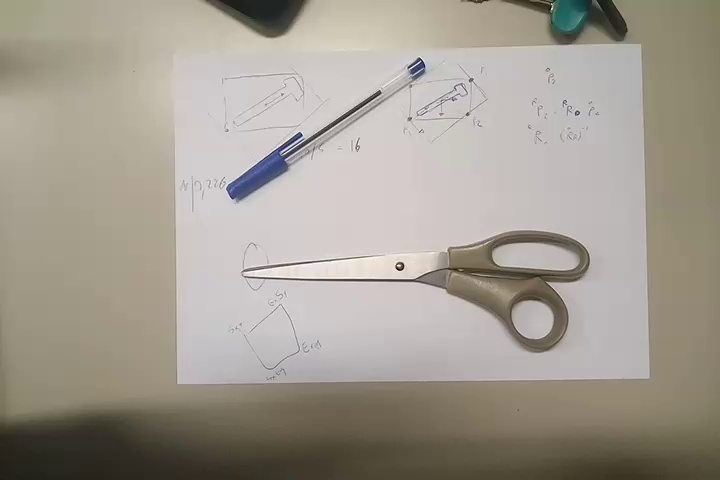
#> input picture Flowbeling/sample_sequence/frame_00000.jpg, 720 x 480 px
$ python loop_labeler2.py --folder ../Flowbeling/sample_sequence
#> lines starting #> are read from the running program, lines starting #| are printed output that depends on the picture; after the words box and inside, x2 and y2 are one past the last pixel; in counts of white or black regions, pixels touching at a corner belong together
### Loop_modified/loop.py
#!/usr/bin/env python
# -*- encoding: utf-8 -*-

import numpy as np
import os
import json
import sys
import cv2
import glob
import math
import random
import shutil
from dicttoxml import dicttoxml
import xml.etree.ElementTree as ET
import xml.dom.minidom as minidom
from xml.etree import ElementTree
from PIL import ImageFont, ImageDraw


class Score(object):

    # [63 lines left out: functions __init__, precision, recall, fscore, avgIOU, avgOIOU and 3 more, not called in this run]


class AngleDiscretization(object):

    def __init__(self):
        self.classes_size = 0


class AngleDiscretizationExp8(AngleDiscretization):

    # [20 lines left out: functions __init__, getLabelByAngle, getAngleAndArc, not called in this run]


class DARKENTUtils(object):

    # [83 lines left out: functions convertSimpleClassList, convertInstanceForAngleClassification2String, convertImageAnnotationsForAngleClassification2String, exportAnnotationToDarknetDatasetForAngleClassification, not called in this run]


class VOCUtils(object):

    # [96 lines left out: functions convertInstanceForAngleClassification2DICT, convertImageAnnotationsForAngleClassification2XML, saveXMLToFile, exportAnnotationToVocDatasetForAngleClassification, not called in this run]


class ImageUtils(object):
    # [22 lines left out: function sub_image, not called in this run]

    @staticmethod
    def drawText(image, point, text, scale=1, padding=5, thickness=1, color=(33, 33, 33), bg=(59, 235, 255)):
        font_scale = scale
        font = cv2.FONT_HERSHEY_PLAIN
        (text_width, text_height) = cv2.getTextSize(text, font, fontScale=font_scale, thickness=thickness)[0]
        box_coords = ((point[0], point[1]), (point[0] + text_width + padding*2, point[1] - text_height - padding*2))
        cv2.rectangle(image, box_coords[0], box_coords[1], bg, cv2.FILLED)
        cv2.putText(image, text, (point[0]+padding, point[1]-padding), font, fontScale=font_scale, color=color, thickness=thickness)


class DatasetManifest(object):

    # [29 lines left out: functions __init__, getPurgedList, not called in this run]

    def getClassMap(self):
        return self.classmap

    def getLabels(self):
        return sorted(self.classmap.keys())

    # [17 lines left out: functions getName, getRatio, getLabel, not called in this run]


class InstanceSet(list):

    def __init__(self, instances):
        self.instances = instances

    # [6 lines left out: function countLabel, not called in this run]

    def data(self):
        return self.instances


class Instance(object):
    MAX_IOU_CANVAS_SIZE = 4000

    # [19 lines left out: function __init__, not called in this run]

    def getDirection(self):
        return self.direction

    # [9 lines left out: function angle, not called in this run]

    def ratio(self):
        return np.linalg.norm(self.x_axis) / np.linalg.norm(self.y_axis)

    def center(self):
        c = np.sum(self.points, axis=0)
        return c / 4.0

    # [118 lines left out: functions size, bboxSize, buildBoundingBox, draw, draw2, toString and 2 more, not called in this run]

    def computeALIGN(self, other):
        return max(0, np.dot(self.getDirection(), other.getDirection()))

    # [147 lines left out: functions fromString, findMostSimilarInstance, convertInstancesToRowString, parseRowString, generateUnrotatedInstance, generateRotatedInstance, not called in this run]

    def __repr__(self):
        return "Instance({},{:.2f},{:.2f})".format(self.label, self.angle(), self.score)


class ImageAnnotation(object):

    # [28 lines left out: functions __init__, getImageExtension, not called in this run]

    def getInstances(self):
        return self.instances

    def getAnnotationPath(self):
        return self.annotation_path

    def getImagePath(self):
        return self.image_path

    def getBasename(self):
        return os.path.basename(self.getImagePath())

    # [4 lines left out: function setDatasetManifest, not called in this run]

    def loadImage(self):
        return cv2.imread(self.image_path)

    def draw(self, image):
        for a in self.instances:
            a.draw(image)

    # [22 lines left out: function buildCopy, not called in this run]


class DatasetOptions(object):

    def __init__(self):
        self.image_extension = 'jpg'
        self.annotation_extension = 'npy'
        self.auto_load_images = False


class DatasetScene(object):

    # [14 lines left out: function __init__, not called in this run]


    def getImageAnnotations(self):
        self.loadAnnotations()
        return self.image_annotations

    # [18 lines left out: function loadAnnotations, not called in this run]

    def size(self):
        self.loadAnnotations()
        return len(self.image_annotations)

    # [30 lines left out: functions getImageAnnotation, extractSample, not called in this run]


class Dataset(object):

    # [23 lines left out: functions __init__, loadScenes, getSceneByName, not called in this run]

    def getDatasetManifest(self):
        return self.dataset_manifest

    # [66 lines left out: functions generateInstanceFromClassification, loadDataFromFile, printProgressBar, not called in this run]


class InteractiveWindowKeys(object):
    KEY_ARROW_LEFT = 81
    KEY_ARROW_RIGHT = 83


class InteractiveWindow(object):
    EVENT_DRAWING = "EVENT_DRAWING"
    EVENT_CLEARING = "EVENT_CLEARING"
    EVENT_MOUSEDOWN = "EVENT_MOUSEDOWN"
    EVENT_MOUSEUP = "EVENT_MOUSEUP"
    EVENT_MOUSEMOVE = "EVENT_MOUSEMOVE"
    EVENT_QUIT = "EVENT_QUIT"
    EVENT_KEYDOWN = "EVENT_KEYDOWN"

    def __init__(self, name, autoexit=False):
        self.name = name
        cv2.namedWindow(self.name, cv2.WINDOW_NORMAL)
        cv2.setMouseCallback(self.name, self.mouseCallback)

        self.drawing = {
            'status': False,
            'start': None
        }
        self.drawing_start_position = None
        self.clearing = False
        self.callbacks = []
        self.callbacks_map = {}
        self.autoexit = autoexit

    # [36 lines left out: functions startDrawing, mouseCallback, not called in this run]

    def showImg(self, img=np.zeros((500, 500)), time=0, disable_keys=False):
        # res = cv2.resize(img, None, fx=2, fy=2, interpolation=cv2.INTER_CUBIC)
        cv2.imshow(self.name, img)
        if time >= 0:
            c = cv2.waitKey(time)
            if disable_keys:
                return
            # print "CH", c
            c = c & 255
            if c != 255:
                self.fireEvent(InteractiveWindow.EVENT_KEYDOWN, (chr(c), c))
                if c == 113:
                    self.fireEvent(InteractiveWindow.EVENT_QUIT, None)
                    if self.autoexit:
                        sys.exit(0)
            return c
        return -1

    def fireEvent(self, evt, data):
        for c in self.callbacks:
            c(evt, data)
        for event, cbs in self.callbacks_map.items():
            if event == evt:
                for cb in cbs:
                    cb(data)

    def registerCallback(self, callback, event=None):
        if event is None:
            self.callbacks.append(callback)
        else:
            if event not in self.callbacks_map:
                self.callbacks_map[event] = []
            self.callbacks_map[event].append(callback)

    # [6 lines left out: function removeCallback, not called in this run]

### Loop_modified/loop_labeler2.py
import numpy as np
import cv2

import sys
import glob
import os
import argparse
import loop
from loop import InteractiveWindow
import numpy as np
class_names = [
    'singleObject'
]

current_class_index = 0
polygons_map = {}
polygons_flow_map = {}
for name in class_names:
    polygons_map[name] = None
    polygons_flow_map[name] = []


current_image = None
current_polygon = None

orb = cv2.ORB_create(50)


# [11 lines left out: function storeData, not called in this run]


def computePolygonHomography(img1, img2, compute_affine=False, whole_mask=True, debug=False):

    if whole_mask:
        mask = np.ones((img1.shape[0], img1.shape[1]), dtype=np.uint8) * 255
    else:
        mask = np.zeros((img1.shape[0], img1.shape[1]), dtype=np.uint8)
        cv2.fillPoly(mask, [polygon1.astype(int)], (255))

    # find the keypoints and descriptors with SIFT
    kp1, des1 = orb.detectAndCompute(img1, mask)
    kp2, des2 = orb.detectAndCompute(img2, None)

    if debug:
        out1 = img1.copy()
        out1 = cv2.drawKeypoints(img1, kp1, out1)
        out2 = img2.copy()
        out2 = cv2.drawKeypoints(img2, kp2, out2)
        out = np.vstack((out1, out2))
        h, w = out.shape[:2]
        out = cv2.resize(out, (int(w * 0.5), int(h * 0.5)),
                         interpolation=cv2.INTER_CUBIC)
        cv2.imshow("mask", out)
        # cv2.waitKey(0)

    # create BFMatcher object
    bf = cv2.BFMatcher(cv2.NORM_HAMMING, crossCheck=True)

    # Match descriptors.
    matches = bf.match(des1, des2)

    # Sort them in the order of their distance.
    matches = sorted(matches, key=lambda x: x.distance)

    good = matches
    src_pts = np.float32([kp1[m.queryIdx].pt for m in good]).reshape(-1, 1, 2)
    dst_pts = np.float32([kp2[m.trainIdx].pt for m in good]).reshape(-1, 1, 2)

    if compute_affine:
        M, mask = cv2.findHomography(src_pts, dst_pts, cv2.RANSAC, 5.0)
        if M is None:
            return None
    else:
        M = cv2.estimateRigidTransform(src_pts, dst_pts, False)
        if M is None:
            return None
        M = np.vstack((M, np.array([0, 0, 1])))

    return M


# [7 lines left out: function transformPoly, not called in this run]


class PointsBunch(object):

    def __init__(self, max_loop_clousure_dist=10):
        self.points = []
        self.max_loop_clousure_dist = max_loop_clousure_dist
        self.loop_closed = False

    def isValid(self):
        return len(self.points) > 0

    # [15 lines left out: functions checkLoopClosure, addPoint, not called in this run]

    def getPolygon(self):
        return np.array(self.points[0:-1])

    # [12 lines left out: function draw, not called in this run]


class ThreePointsBoxBunch(PointsBunch):
    def __init__(self):
        super(ThreePointsBoxBunch, self).__init__()

    # [32 lines left out: functions addPoint, getPolygon, draw, not called in this run]


# points_bunch = PointsBunch()
points_bunch = ThreePointsBoxBunch()


# [11 lines of commented-out code are left out]


# [35 lines left out: functions mousedown, drawing, reset, not called in this run]


ap = argparse.ArgumentParser("Tracker Labeler")
ap.add_argument("--folder", required=True, help="Imges folder")
ap.add_argument('--blind', dest='blind', action='store_true')
args = vars(ap.parse_args())

f = open("testfile.txt", 'w')

blind = args['blind']
print("Blind mode: ", blind)


# Input
folder = args['folder']
#print(folder)
images = sorted(glob.glob(os.path.join(folder, "*.jpg")))

window = InteractiveWindow("frame")


# First Frame Grab
window.registerCallback(mousedown, event=InteractiveWindow.EVENT_MOUSEDOWN)
window.registerCallback(drawing, event=InteractiveWindow.EVENT_DRAWING)

first_frame = cv2.imread(images[0])
#> first_frame is the input picture: shape (480, 720, 3); mean B, G, R 145.5, 155.9, 162.3
current_image = first_frame.copy()
while True:

    for _, p in polygons_map.items():
        if p is not None:
            print("A " * 10, p.reshape((-1, 1, 2)).astype(int))
            cv2.polylines(current_image, [p.reshape((-1, 1, 2)).astype(int)], True, (0, 255, 255))

    #######################################
    # User Infoes
    #######################################
    current_class_name = class_names[current_class_index]
    class_polygon = polygons_map[current_class_name]
    if class_polygon is None:
        loop.ImageUtils.drawText(current_image, (10, 50), "Draw: {}".format(current_class_name), scale=1, padding=5, thickness=1, color=(255, 255, 255), bg=(0, 0, 255))
    else:
        loop.ImageUtils.drawText(current_image, (10, 50), "{} is OK!".format(current_class_name), scale=1, padding=5, thickness=1, color=(0, 0, 0), bg=(0, 255, 0))

    #######################################
    # Windows update
    #######################################
    c = window.showImg(current_image, 1)
    if c & 0xFF == ord('n'):
        # if points_bunch.isValid():
        #     polygons_map[current_class_name] = points_bunch.getPolygon()
        reset(False)
        current_class_index += 1
        current_class_index = current_class_index % len(class_names)
    if c & 0xFF == ord('q'):
        for name, p in polygons_map.items():
            if p is not None:
                polygons_flow_map[name].append(p)
        break
    if c & 0xFF == ord('c'):
        reset()
    if c & 0xFF == ord('s'):
        sys.exit(0)
#> this loop made 1 pass; (key q is pressed on pass 1)
#> c on pass 1: 113
#> pass 1, in showImg, `cv2.imshow(self.name, img)`:
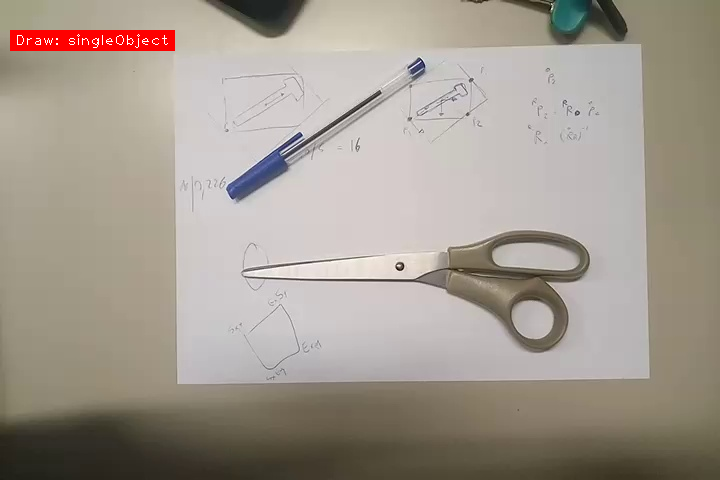
#> window 'frame': shape (480, 720, 3); mean B, G, R 144.2, 154.4, 163.1
#> after the loop, current_class_index = 0

current_index = 1
previous_frame = first_frame.copy()
last_frame = None
# last_polygon = current_polygon.copy()
while(current_index < len(images)):
    # Capture frame-by-frame
    current_image = images[current_index % len(images)]
    current_frame = cv2.imread(current_image)
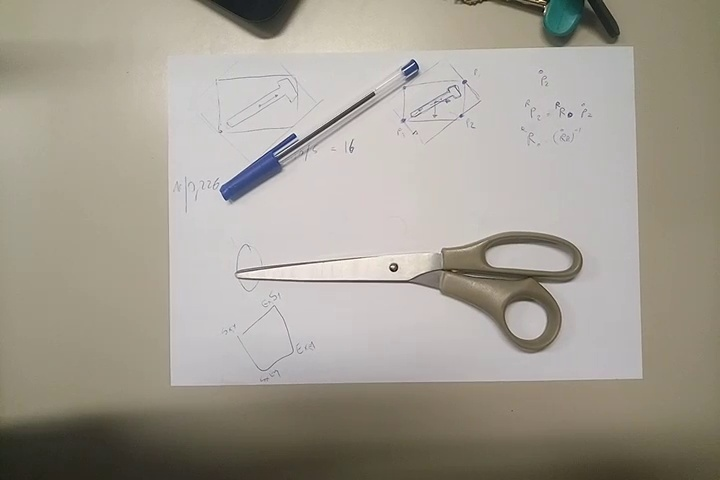
#> input picture Flowbeling/sample_sequence/frame_00001.jpg, 720 x 480 px
#> current_frame is the input picture: shape (480, 720, 3); mean B, G, R 146, 156.5, 161.9

    #######################################
    # Rigid transform
    #######################################
    M = computePolygonHomography(
        previous_frame,
        current_frame,
        compute_affine=False,
        whole_mask=True,
        debug=not blind
    )
#> in computePolygonHomography, `kp1, des1 = orb.detectAndCompute(img1, mask)`: kp1 = 50 keypoints; strongest (x, y, size): (399, 265, 44.6), (396, 267, 31), (398, 265, 37.2), (398, 269, 37.2)
#> in computePolygonHomography, `kp2, des2 = orb.detectAndCompute(img2, None)`: kp2 = 50 keypoints; strongest (x, y, size): (392, 266, 31), (390, 268, 31), (392, 270, 37.2), (393, 271, 31)
#> in computePolygonHomography, `out1 = cv2.drawKeypoints(img1, kp1, out1)`:
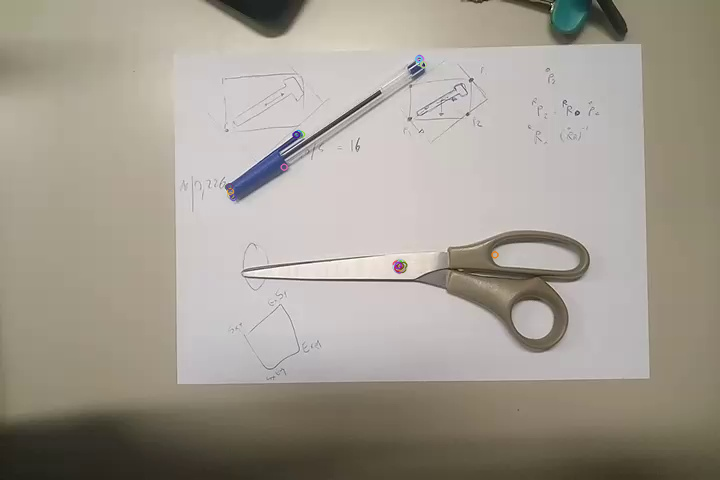
#> out1: shape (480, 720, 3); 0.21% of pixels changed, all inside (x1, y1, x2, y2) = (224, 54, 500, 275)
#> in computePolygonHomography, `out2 = cv2.drawKeypoints(img2, kp2, out2)`:
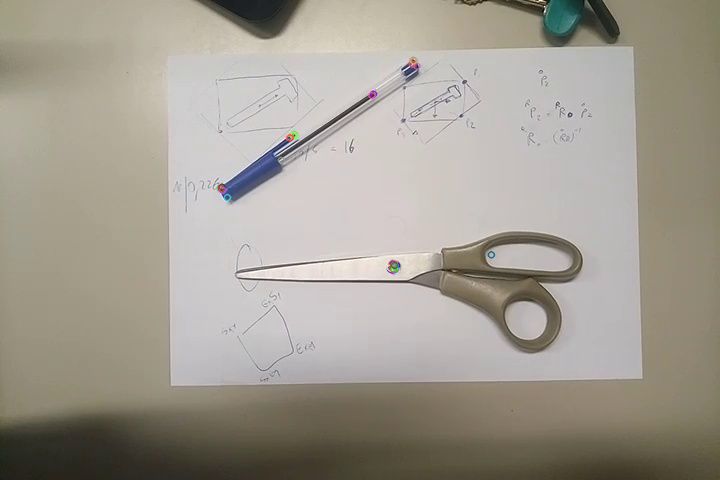
#> out2: shape (480, 720, 3); 0.22% of pixels changed, all inside (x1, y1, x2, y2) = (216, 56, 496, 276)
#> in computePolygonHomography, `out = np.vstack((out1, out2))`:
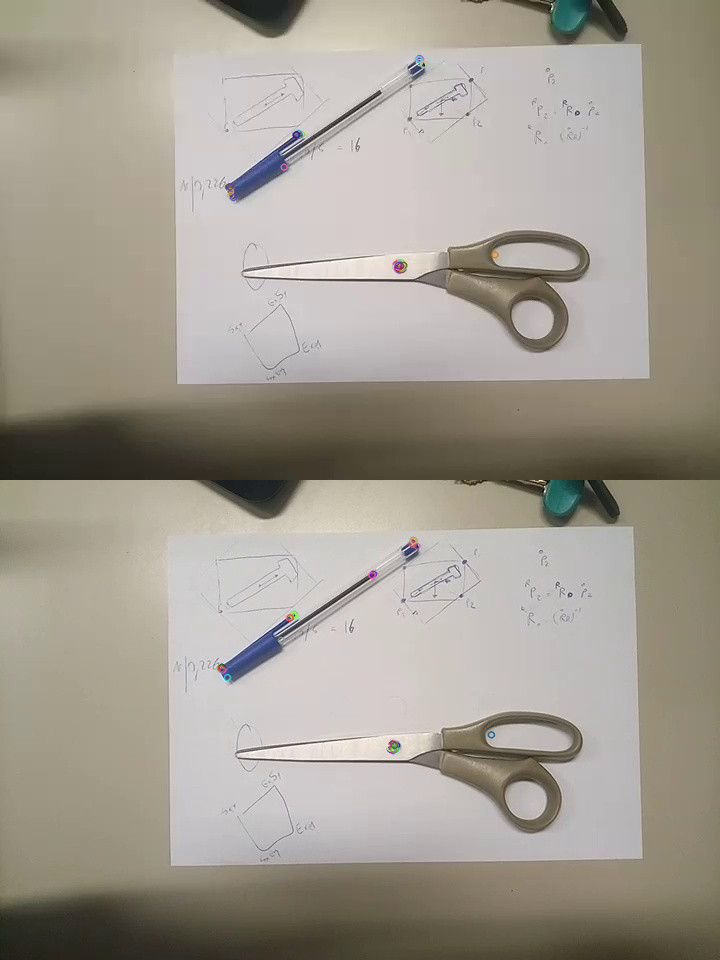
#> out: shape (960, 720, 3); mean B, G, R 145.7, 156.2, 162.1
#> in computePolygonHomography, `matches = bf.match(des1, des2)`: matches = 40 matches
#> in computePolygonHomography, `src_pts = np.float32([kp1[m.queryIdx].pt for m in good]).reshape(-1, 1..`: src_pts = 40 rows, first 8: [396, 267.6], [398.4, 265.2], [419, 59.04], [419, 58], [397.7, 265.2], [398.4, 268.8], [418.2, 58.75], [396, 267]
#> in computePolygonHomography, `dst_pts = np.float32([kp2[m.trainIdx].pt for m in good]).reshape(-1, 1..`: dst_pts = 40 rows, first 8: [390, 268.8], [392.4, 266.4], [413.3, 60.48], [413, 60], [394.1, 265.2], [392.4, 270], [413, 60.48], [390, 268]
#> (the run stopped early here; a loop or call above may not have finished)
